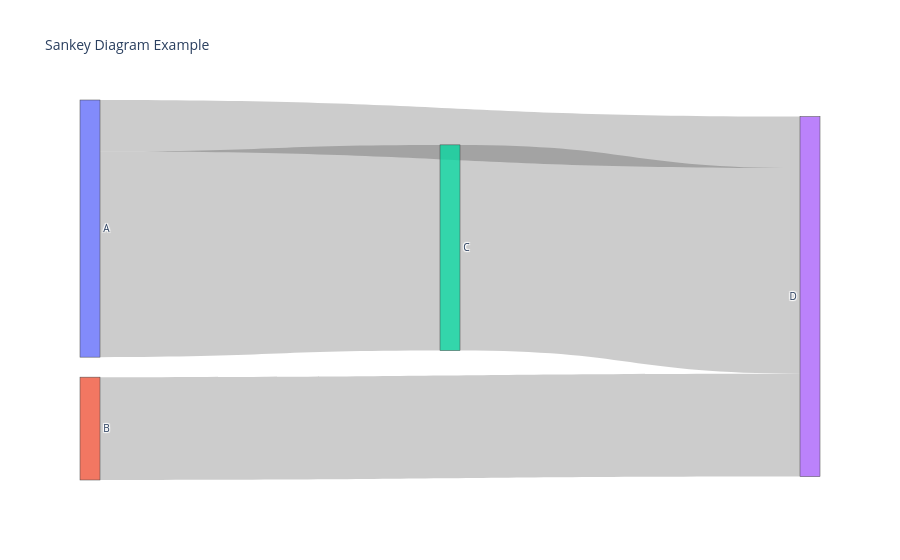

The code cell stored with this chart in its notebook:
### Markdown cell above
## 1. Sankey Diagram
Shows flow between at least two stages using Plotly.

### Code cell
# Sample data
labels = ["A", "B", "C", "D"]
source = [0, 1, 0, 2]
target = [2, 3, 3, 3]
value = [8, 4, 2, 8]

fig = go.Figure(data=[go.Sankey(
    node=dict(label=labels),
    link=dict(source=source, target=target, value=value)
)])
fig.update_layout(title_text="Sankey Diagram Example", font_size=10)
fig.show()

### Figure 1 — Plotly figure (JSON) as saved in the notebook; plotly's stock layout.template omitted (floating-point values rounded to 4 significant figures)
{"data": [{"link": {"source": [0, 1, 0, 2], "target": [2, 3, 3, 3], "value": [8, 4, 2, 8]}, "node": {"label": ["A", "B", "C", "D"]}, "type": "sankey"}], "layout": {"font": {"size": 10}, "title": {"text": "Sankey Diagram Example"}}}
